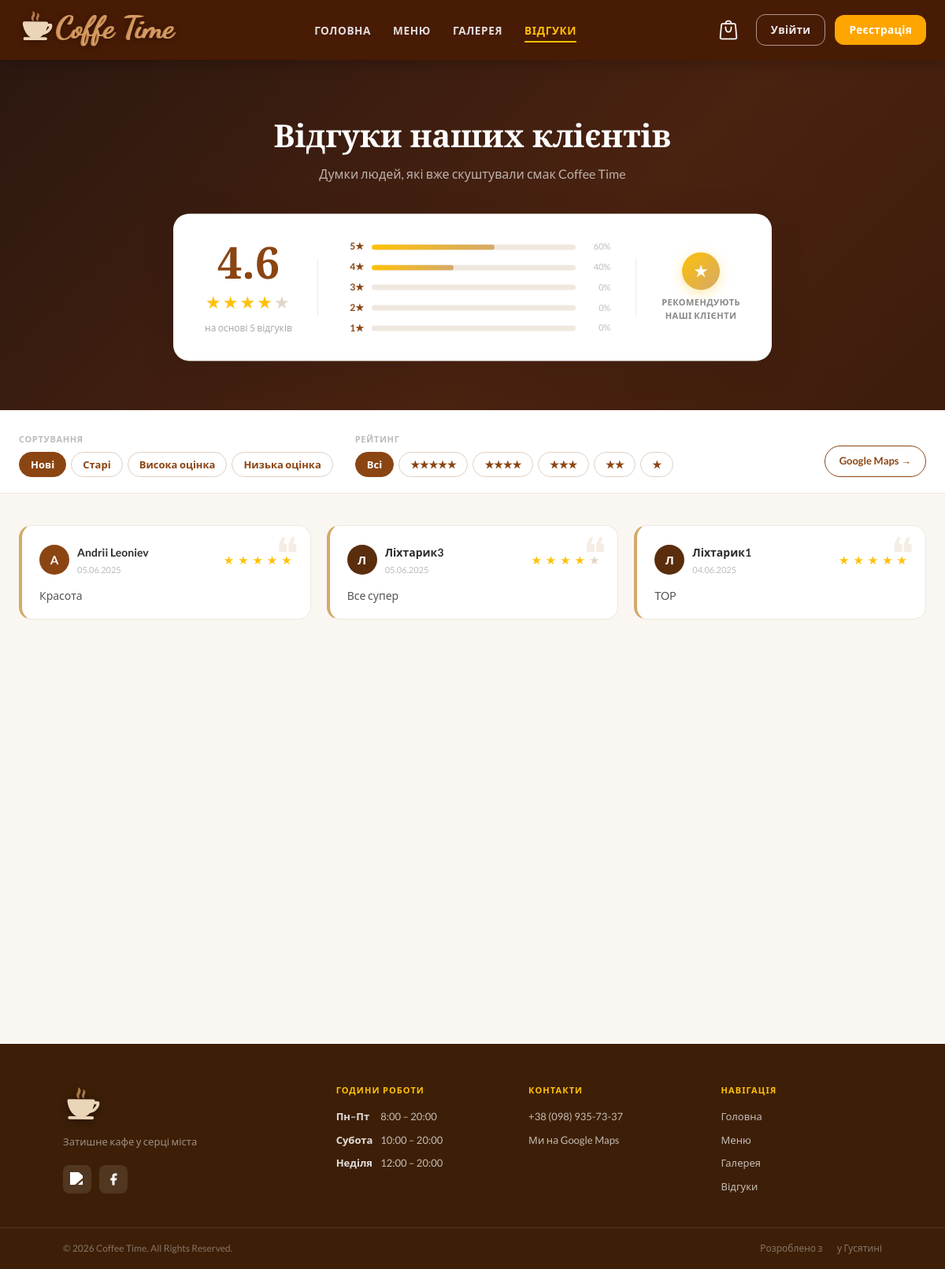
The app's page /pages/reviews.php with its own data.
### tables this page shows
CREATE TABLE `site_reviews` (
  `id` int(11) NOT NULL AUTO_INCREMENT,
  `name` text NOT NULL,
  `text` text NOT NULL,
  `created_at` datetime NOT NULL DEFAULT current_timestamp(),
  `rating` tinyint(4) DEFAULT 0,
  `status` enum('pending','approved','declined') NOT NULL DEFAULT 'approved',
  PRIMARY KEY (`id`)
);

### includes/helpers.php (called while the page is built, shortened)
<?php
if (!function_exists('h')) {
    function h($str): string {
        return htmlspecialchars((string)$str, ENT_QUOTES | ENT_HTML5, 'UTF-8');
    }
}

### pages/reviews.php (the view, shortened to what this page needs)
<?php
require '../db/db.php';
require_once '../includes/helpers.php';
$sortOptions = ['newest', 'oldest', 'best', 'worst'];
$sort   = in_array($_GET['sort'] ?? '', $sortOptions) ? $_GET['sort'] : 'newest';
$filter = isset($_GET['filter']) ? (int)$_GET['filter'] : 0;
$pageNum = max(1, (int)($_GET['p'] ?? 1));
$perPage = 6;
$statsRow   = $conn->query("SELECT ROUND(AVG(rating),1) as avg_r, COUNT(*) as total FROM site_reviews")->fetch_assoc();
$avgRating  = (float)($statsRow['avg_r']  ?? 0);
$totalCount = (int)($statsRow['total'] ?? 0);
$distribution = [];
for ($i = 5; $i >= 1; $i--) {
    $ds = $conn->prepare("SELECT COUNT(*) as cnt FROM site_reviews WHERE rating = ?");
    $ds->bind_param('i', $i);
    $ds->execute();
    $distribution[$i] = (int)$ds->get_result()->fetch_assoc()['cnt'];
}
$orderMap = [
    'newest' => 'created_at DESC',
    'oldest' => 'created_at ASC',
    'best'   => 'rating DESC, created_at DESC',
    'worst'  => 'rating ASC, created_at DESC',
];
$orderSQL = $orderMap[$sort];
if ($filter > 0) {
    $cs = $conn->prepare("SELECT COUNT(*) as cnt FROM site_reviews WHERE rating = ?");
    $cs->bind_param('i', $filter);
    $cs->execute();
    $filteredTotal = (int)$cs->get_result()->fetch_assoc()['cnt'];
    $cs->close();
} else {
    $filteredTotal = $totalCount;
}
$totalPages = max(1, (int)ceil($filteredTotal / $perPage));
$pageNum    = min($pageNum, $totalPages);
$offset     = ($pageNum - 1) * $perPage;
$reviews = [];
if ($filter > 0) {
    $rs = $conn->prepare("SELECT name, text, rating, created_at FROM site_reviews WHERE rating = ? ORDER BY $orderSQL LIMIT ? OFFSET ?");
    $rs->bind_param('iii', $filter, $perPage, $offset);
} else {
    $rs = $conn->prepare("SELECT name, text, rating, created_at FROM site_reviews ORDER BY $orderSQL LIMIT ? OFFSET ?");
    $rs->bind_param('ii', $perPage, $offset);
}
$rs->execute();
$res = $rs->get_result();
while ($row = $res->fetch_assoc()) $reviews[] = $row;
function avatarColor(string $name): string {
    $code    = mb_ord(mb_strtoupper(mb_substr($name, 0, 1, 'UTF-8'), 'UTF-8'), 'UTF-8');
    $palette = ['#d4a96a', '#8B4513', '#c4956a', '#5a2d0c'];
    return $palette[$code % 4];
}
function renderStarsHtml(float $rating): string {
    $full  = (int)floor($rating);
    $empty = 5 - $full;
    return str_repeat('<span class="star-full">★</span>', $full)
         . str_repeat('<span class="star-empty">★</span>', $empty);
}
function renderGrid(array $reviews, int $pageNum, int $totalPages, string $sort, int $filter): string {
    ?>
    <div id="rvGridInner">
      <?php if (empty($reviews)): ?>
        <div class="rv-empty">
          <div class="rv-empty-icon">☕</div>
          <p>Відгуків не знайдено.</p>
        </div>
      <?php else: ?>
      <div class="rv-grid">
        <?php foreach ($reviews as $r):
          $initial = mb_strtoupper(mb_substr($r['name'], 0, 1, 'UTF-8'), 'UTF-8');
          $color   = avatarColor($r['name']);
          $date    = date('d.m.Y', strtotime($r['created_at']));
          $full    = (int)$r['rating'];
          $rawText = $r['text'];
          $isLong  = mb_strlen($rawText) > 140;
          $short   = $isLong ? htmlspecialchars(mb_substr($rawText, 0, 140, 'UTF-8')) . '...' : htmlspecialchars($rawText);
        ?>
        <div class="rv-card">
          <span class="rv-card-quote">❝</span>
          <div class="rv-card-head">
            <div class="rv-avatar" style="background:<?= $color ?>"><?= $initial ?></div>
            <div class="rv-card-meta">
              <span class="rv-name"><?= htmlspecialchars($r['name']) ?></span>
              <span class="rv-date"><?= $date ?></span>
            </div>
            <div class="rv-stars">
              <?php for ($i = 1; $i <= 5; $i++): ?>
                <span class="<?= $i <= $full ? 'star-full' : 'star-empty' ?>">★</span>
              <?php endfor; ?>
            </div>
          </div>
          <p class="rv-text"
             data-full="<?= htmlspecialchars($rawText) ?>"
             data-short="<?= $short ?>"
             data-long="<?= $isLong ? '1' : '0' ?>"><?= $short ?></p>
        </div>
        <?php endforeach; ?>
      </div>
      <?php endif; ?>
    </div>
    <?php
    return ob_get_clean();
}
?>
<!DOCTYPE html>
<html lang="uk">
<?php include '../includes/header.php'; ?>
<body>
<main class="reviews-page">
  <section class="rv-hero">
    <div class="rv-hero-inner container">
      <h1 class="rv-title">Відгуки наших клієнтів</h1>
      <p class="rv-subtitle">Думки людей, які вже скуштували смак Coffee Time</p>
    </div>
    <?php if ($totalCount > 0): ?>
    <div class="rv-stats-card">
      <div class="rv-avg">
        <span class="rv-avg-num" data-value="<?= number_format($avgRating, 1, '.', '') ?>">
          <?= number_format($avgRating, 1, '.', '') ?>
        </span>
        <div class="rv-avg-stars"><?= renderStarsHtml($avgRating) ?></div>
        <span class="rv-avg-label">
          на основі <?= $totalCount ?>
          <?= ($totalCount % 10 === 1 && $totalCount % 100 !== 11) ? 'відгуку' : 'відгуків' ?>
        </span>
      </div>
      <div class="rv-bars">
        <?php for ($i = 5; $i >= 1; $i--):
          $pct = $totalCount > 0 ? round($distribution[$i] / $totalCount * 100) : 0;
        ?>
        <div class="rv-bar-row">
          <span class="rv-bar-label"><?= $i ?>★</span>
          <div class="rv-bar-track">
            <div class="rv-bar-fill" style="width:0" data-width="<?= $pct ?>"></div>
          </div>
          <span class="rv-bar-pct"><?= $pct ?>%</span>
        </div>
        <?php endfor; ?>
      </div>
      <div class="rv-stats-badge">
        <div class="rv-stats-badge-icon">★</div>
        <span class="rv-stats-badge-text">Рекомендують<br>наші клієнти</span>
      </div>
    </div>
    <?php endif; ?>
  </section>
  <section class="rv-controls" id="rvControls">
    <div class="container">
      <div class="rv-controls-inner">
        <div class="rv-ctrl-group">
          <span class="rv-ctrl-label">Сортування</span>
          <div class="rv-tabs" id="rvSortTabs">
            <?php
            $sortTabs = ['newest' => 'Нові', 'oldest' => 'Старі', 'best' => 'Висока оцінка', 'worst' => 'Низька оцінка'];
            foreach ($sortTabs as $val => $label): ?>
              <button type="button"
                      class="rv-tab<?= $sort === $val ? ' rv-tab--active' : '' ?>"
                      data-sort="<?= $val ?>"><?= $label ?></button>
            <?php endforeach; ?>
          </div>
        </div>
        <div class="rv-ctrl-group">
          <span class="rv-ctrl-label">Рейтинг</span>
          <div class="rv-filter-tabs" id="rvFilterTabs">
            <button type="button"
                    class="rv-tab<?= $filter === 0 ? ' rv-tab--active' : '' ?>"
                    data-filter="0">Всі</button>
            <?php for ($i = 5; $i >= 1; $i--): ?>
              <button type="button"
                      class="rv-tab<?= $filter === $i ? ' rv-tab--active' : '' ?>"
                      data-filter="<?= $i ?>"><?= str_repeat('★', $i) ?></button>
            <?php endfor; ?>
          </div>
        </div>
        <a href="https://www.google.com/maps/search/Coffee+Time" target="_blank" rel="noopener" class="rv-google-link">
          Google Maps →
        </a>
      </div>
    </div>
  </section>
  <section class="rv-grid-section">
    <div class="container">
      <div id="rvGridWrap"
           data-sort="<?= h($sort) ?>"
           data-filter="<?= $filter ?>"
           data-page="<?= $pageNum ?>">
        <?= renderGrid($reviews, $pageNum, $totalPages, $sort, $filter) ?>
      </div>
    </div>
  </section>
  <section class="rv-form-section">
    <div class="container">
    </div>
  </section>
</main>
<?php include '../includes/footer.php'; ?>
</body>
</html>

### static/css/style.css (style rules this page uses)
:root { --header-bg: rgba(80, 30, 5, 0.93); --accent: #ffa500; --accent-dark: #e07b00; --text-light: #fff; --text-dark: #2c1810; --bg: #fdf6ee; --bg-alt: #f5ede0; --brown: #B5651D; --brown-dark: #8b4513; --ease: 0.3s ease; --max-width: 1200px; --shadow-sm: 0 2px 8px rgba(139,69,19,.08); --shadow-md: 0 4px 20px rgba(139,69,19,.12); --shadow-lg: 0 8px 32px rgba(139,69,19,.18); --radius: 16px; }
*, *::before, *::after { box-sizing: border-box; margin: 0; padding: 0; }
html { scroll-behavior: smooth; overflow-x: hidden; }
html, body { max-width: 100%; }
body { animation: pageFadeIn 0.18s ease both; }
body { font-family: 'Lato', 'Segoe UI', Arial, sans-serif; background-color: var(--bg); color: var(--text-dark); line-height: 1.65; display: flex; flex-direction: column; min-height: 100vh; }
h1, h2, h3, h4 { font-family: 'Playfair Display', Georgia, serif; line-height: 1.2; }
.container { max-width: var(--max-width); margin: 0 auto; padding: 0 24px; }

### static/css/footer.css (style rules this page uses)
html { height: 100%; }
body { min-height: 100vh; margin: 0; display: flex; flex-direction: column; }
main { flex: 1; }
:root { --footer-bg: #3d1f07; --footer-text: rgba(255,255,255,0.70); --footer-accent: #FFC107; --footer-border: rgba(255,255,255,0.10); --ease: 0.2s ease; }

### static/css/animations.css (style rules this page uses)
.reveal { opacity: 0; transform: translateY(28px); transition: opacity 0.6s ease, transform 0.6s ease; }
.reveal.visible { opacity: 1; transform: translateY(0); }
.reveal:nth-child(1) { transition-delay: 0s; }
.reveal:nth-child(2) { transition-delay: 0.1s; }
.reveal:nth-child(3) { transition-delay: 0.2s; }
button, .btn, input[type="submit"], .auth-btn, .form-btn, .checkout-btn, .rv-submit, .banner-btn, .hero-cta, .btn-outline, .btn-add-cart, .add-to-cart { transition: transform 0.15s ease, box-shadow 0.15s ease, background 0.2s ease, color 0.2s ease !important; }
.rv-bar-fill { width: 0; transition: width 1s ease; }
.rv-card, .review-card { transition: transform 0.25s ease, box-shadow 0.25s ease, border-color 0.25s ease; }

### records on screen
site_reviews: name "A", name "Andrii Leoniev", created_at "05.06.2025", text "Красота"
site_reviews: name "Л", name "Ліхтарик3", created_at "05.06.2025", text "Все супер"
site_reviews: name "Л", name "Ліхтарик1", created_at "04.06.2025", text "TOP"

### other values on screen
$avgRating "4.6"
renderStarsHtml($avgRating) "★ ★ ★ ★ ★"
$totalCount "5"
$pct "60"
$pct "40"
$pct "0"
$label "Нові"
$label "Старі"
$label "Висока оцінка"
$label "Низька оцінка"
str_repeat('★', $i) "★★★★★"
str_repeat('★', $i) "★★★★"
str_repeat('★', $i) "★★★"
str_repeat('★', $i) "★★"
str_repeat('★', $i) "★"
